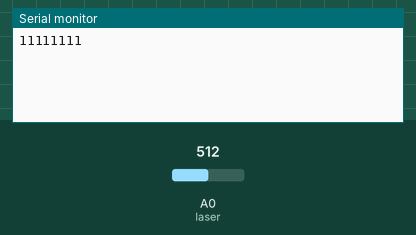
This sketch was run on a simulated Arduino Uno, built with avr-gcc and run on an emulated ATmega328P. Shown: the last lines printed to the serial monitor. The inputs (shaded band) are chosen by the test bench; at power-on: A0 (laser) = 512.

Above: at 1.2 s.
1.3 s: A0 (laser) set to 0
At 2.3 s:
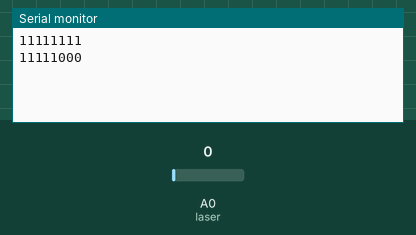
2.8 s: A0 (laser) set to 18
At 3.9 s:
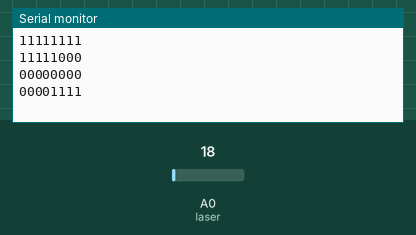
Timing chart, 0 to 5.8 s (numbered marks = the images above; inputs shaded):
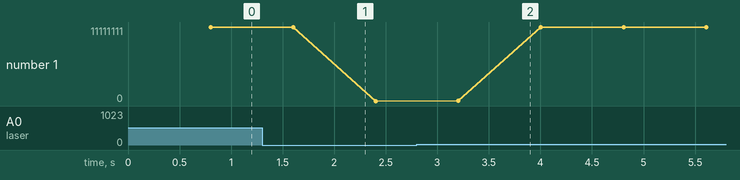

The sketch:

rx.ino
```cpp
int laser = A0;
int threshold = 12;  // Adjust based on ambient light

void setup() {
  pinMode(laser, INPUT);
  Serial.begin(9600);
}

void rev() {
  char d[9];  // Increased size to store 8 bits + null terminator
  for (int i = 0; i < 8; i++) {
    int bit = analogRead(laser);
    d[i] = (bit > threshold) ? '1' : '0';  // Store as character '1' or '0'
    delay(100);
  }
  d[8] = '\0';  // Null terminator for string
  Serial.println(d);  // Correctly print the binary string
}

void loop() {
  rev();
}
```

Measured:
- after the input at 1.3 s, the serial monitor: prints a new line after 0.30 s (image 1)
- after the input at 2.8 s, the serial monitor: prints a new line after 0.40 s (image 2)
- plotted number 1: 11111111 → 0 after the input at 1.3 s
